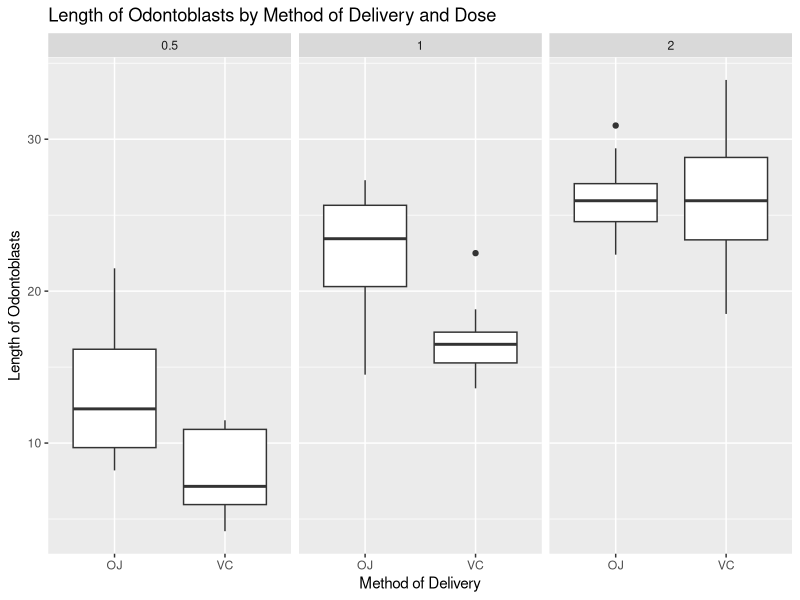

Here is the R script that generated this plot:
## ---- chunk 1
library(datasets); library(reshape2); library(ggplot2);
data(ToothGrowth)
## ---- chunk 2
str(ToothGrowth)
unique(ToothGrowth$dose)
## ---- chunk 3
ToothGrowth$dose <- as.factor(ToothGrowth$dose)
analysisDataSet <- ToothGrowth
dcast(analysisDataSet, supp + dose ~ ., length)
## ---- chunk 4
p <- ggplot(analysisDataSet, aes(factor(supp), len))
p <- p + facet_wrap( ~ dose, nrow=1)
p <- p + ggtitle("Length of Odontoblasts by Method of Delivery and Dose")
p <- p + xlab("Method of Delivery") + ylab("Length of Odontoblasts") 
p <- p + geom_boxplot()
print(p)

## ---- chunk 5
subset05 <- analysisDataSet[analysisDataSet$dose=="0.5",]
t.test(subset05[subset05$supp =="OJ","len"], 
       subset05[subset05$supp =="VC","len"],
       var.equal = FALSE,
       paired=FALSE)

## ---- chunk 6
subset1 <- analysisDataSet[analysisDataSet$dose=="1",]
t.test(subset1[subset1$supp =="OJ","len"], 
       subset1[subset1$supp =="VC","len"],
       var.equal = FALSE,
       paired=FALSE)

## ---- chunk 7
subset2 <- analysisDataSet[analysisDataSet$dose=="2",]
t.test(subset2[subset2$supp =="OJ","len"], 
       subset2[subset2$supp =="VC","len"],
       var.equal = FALSE,
       paired=FALSE)

## ---- chunk 8
subset05 <- analysisDataSet[analysisDataSet$dose=="0.5",]
t.test(subset05[subset05$supp =="OJ","len"], 
       subset05[subset05$supp =="VC","len"],
       var.equal = FALSE,
       paired=FALSE)

## ---- chunk 9
subset1 <- analysisDataSet[analysisDataSet$dose=="1",]
t.test(subset1[subset1$supp =="OJ","len"], 
       subset1[subset1$supp =="VC","len"],
       var.equal = FALSE,
       paired=FALSE)

## ---- chunk 10
subset2 <- analysisDataSet[analysisDataSet$dose=="2",]
t.test(subset2[subset2$supp =="OJ","len"], 
       subset2[subset2$supp =="VC","len"],
       var.equal = FALSE,
       paired=FALSE)

